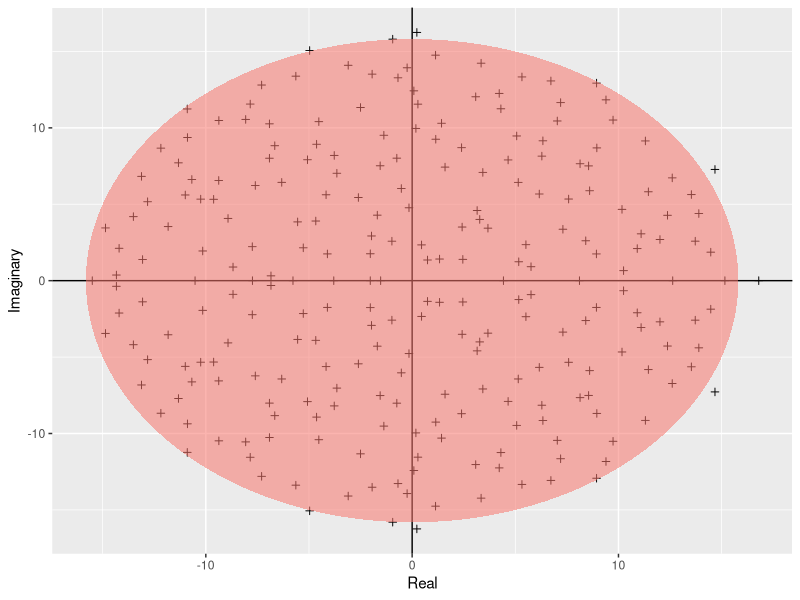

Write the R code that produced this figure.
#!/bin/env Rscript

# Author: ph-u
# Script: Girko.R
# Desc: Use Girko equation to plot a Girko law simulation
# Input: Rscript Girko.R
# Output: a vector plot in `Results` subdirectory
# Arguments: 0
# Date: Oct 2019

## library
library(ggplot2)

## function
build_ellipse<-function(hradius, vradius){ ## function that returns an ellipse
  npoints=250
  a<-seq(0,2*pi, length=npoints+1)
  x<-hradius*cos(a)
  y<-vradius*sin(a)
  return(data.frame(x=x, y=y))
}

## build content
N<-250 ## assign size of the matrix
M<-matrix(rnorm(N^2), N, N) ## build the matrix
eigvals<-eigen(M)$values ## find the eigenvalues
eigDF<-data.frame("Real"=Re(eigvals), "Imaginary"=Im(eigvals)) ## Build a dataframe
my_radius<-sqrt(N) ## the radius of the circle is sqrt(N)
ellDF<-build_ellipse(my_radius, my_radius) ## dataframe to plot the ellipse
names(ellDF) <- c("Real", "Imaginary") ## rename the columns

## plot & export
pdf("../Results/Girko.pdf")
ggplot(eigDF, aes(x=Real, y=Imaginary))+
  geom_point(shape=I(3))+theme(legend.position = "none")+
  geom_hline(aes(yintercept=0))+
  geom_vline(aes(xintercept=0))+
  geom_polygon(data = ellDF, aes(x=Real, y=Imaginary, alpha=1/20, fill="red"))
dev.off()
